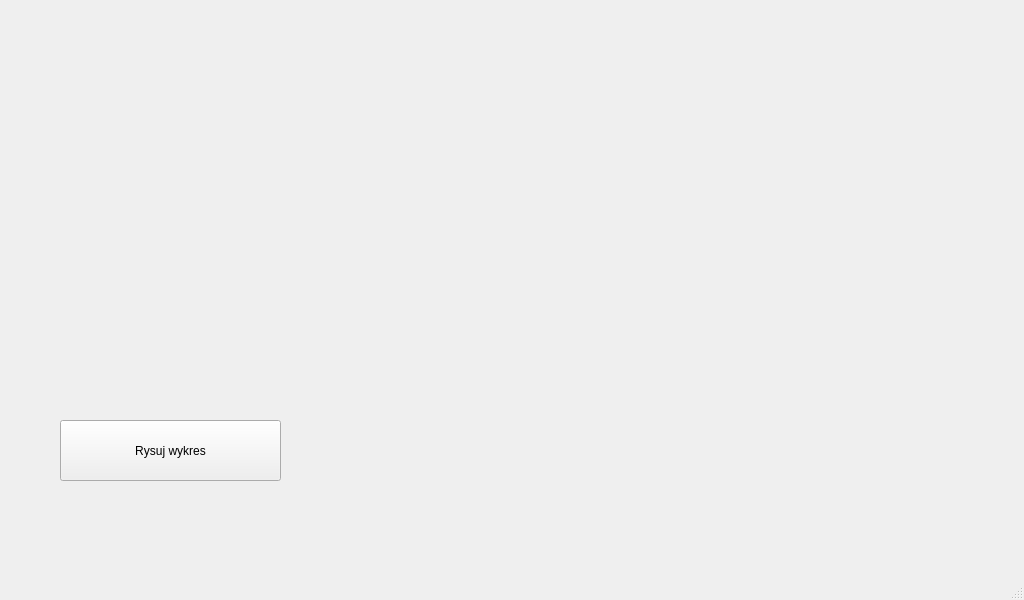
<?xml version="1.0" encoding="UTF-8"?>
<ui version="4.0">
 <class>MainWindow</class>
 <widget class="QMainWindow" name="MainWindow">
  <property name="geometry">
   <rect>
    <x>0</x>
    <y>0</y>
    <width>1024</width>
    <height>600</height>
   </rect>
  </property>
  <property name="windowTitle">
   <string>MainWindow</string>
  </property>
  <widget class="QWidget" name="centralwidget">
   <widget class="QCustomPlot" name="plotterWidget" native="true">
    <property name="geometry">
     <rect>
      <x>380</x>
      <y>-21</y>
      <width>641</width>
      <height>571</height>
     </rect>
    </property>
    <property name="autoFillBackground">
     <bool>true</bool>
    </property>
   </widget>
   <widget class="QPushButton" name="drawButton">
    <property name="geometry">
     <rect>
      <x>60</x>
      <y>420</y>
      <width>221</width>
      <height>61</height>
     </rect>
    </property>
    <property name="text">
     <string>Rysuj wykres</string>
    </property>
   </widget>
  </widget>
  <widget class="QMenuBar" name="menubar">
   <property name="geometry">
    <rect>
     <x>0</x>
     <y>0</y>
     <width>1024</width>
     <height>30</height>
    </rect>
   </property>
  </widget>
  <widget class="QStatusBar" name="statusbar"/>
 </widget>
 <customwidgets>
  <customwidget>
   <class>QCustomPlot</class>
   <extends>QWidget</extends>
   <header>qcustomplot.h</header>
   <container>1</container>
  </customwidget>
 </customwidgets>
 <resources/>
 <connections/>
</ui>
